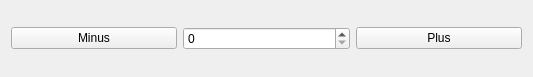
<?xml version="1.0" encoding="UTF-8"?>
<ui version="4.0">
 <class>Widget</class>
 <widget class="QWidget" name="Widget">
  <property name="geometry">
   <rect>
    <x>0</x>
    <y>0</y>
    <width>533</width>
    <height>77</height>
   </rect>
  </property>
  <property name="windowTitle">
   <string>Form</string>
  </property>
  <layout class="QHBoxLayout" name="horizontalLayout">
   <item>
    <widget class="QPushButton" name="minus_button">
     <property name="text">
      <string>Minus</string>
     </property>
    </widget>
   </item>
   <item>
    <widget class="QSpinBox" name="spin_box"/>
   </item>
   <item>
    <widget class="QPushButton" name="plus_button">
     <property name="text">
      <string>Plus</string>
     </property>
    </widget>
   </item>
  </layout>
 </widget>
 <resources>
  <include location="resource.qrc"/>
 </resources>
 <connections/>
</ui>
